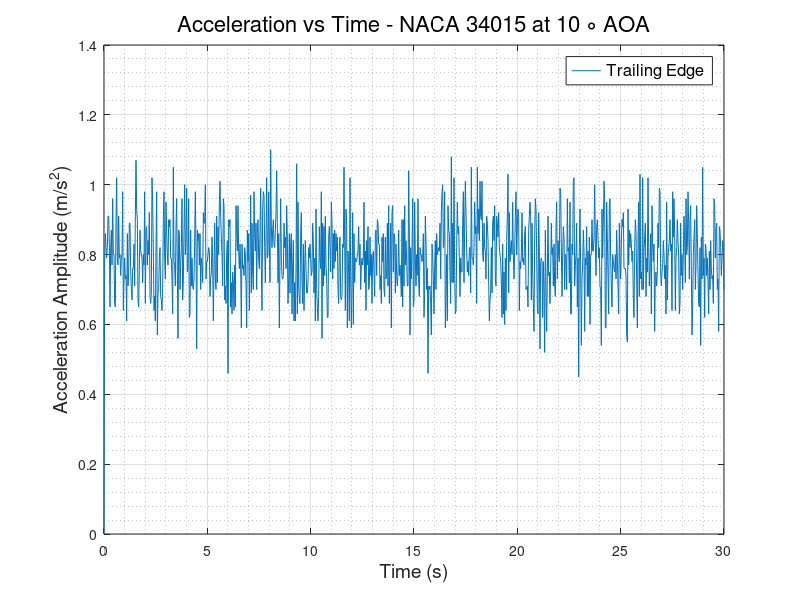
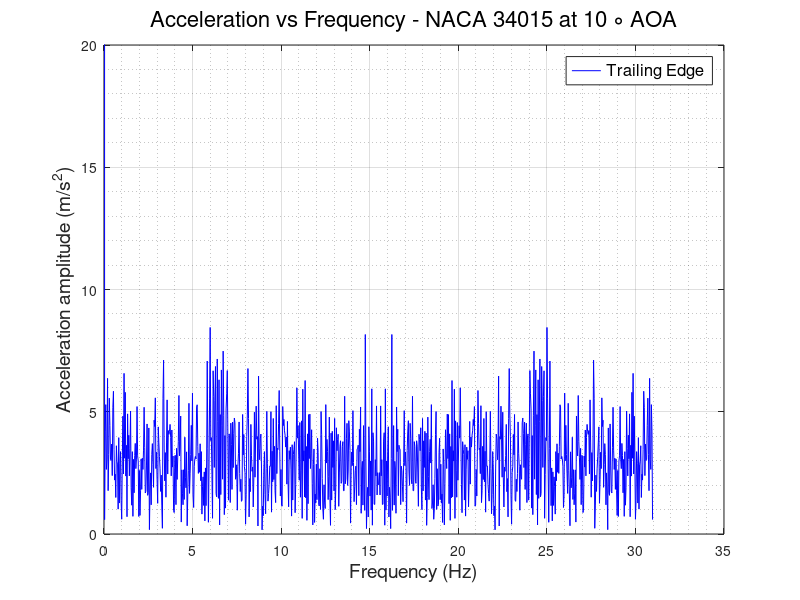

Recreate these plots in MATLAB, in order.
clc
clear
close all
%% READING ACCELEROMETER DATA and defining Variables
                      % TRAILING EDGE %
data   = xlsread('TE_500rpm.csv');
TE_time   = data(:,1);
TE_X_acc  = data(:,2);
TE_Y_acc  = data(:,3);
TE_Z_acc  = data(:,4);
TE_R_acc  = sqrt(TE_X_acc.^2 + TE_Y_acc.^2 + TE_Z_acc.^2);
% plot(TE_time,TE_R_acc)
N      = numel(TE_time);
Ts     = abs(diff(TE_time(1:2)));
fs     = 1/Ts;
f_axis = [0:N-1]*fs/N;
A_freq_TE = fft(TE_Z_acc);
figure(1)
plot(TE_time, TE_Z_acc)
grid on
grid minor
xlabel('Time (s)','FontSize',14,'FontWeight','normal')
ylabel('Acceleration Amplitude (m/s^2)','FontSize',14,'FontWeight','normal')
legend ('Trailing Edge','FontSize',12,'FontWeight','normal')
title('Acceleration vs Time - NACA 34015 at 10 \circ AOA','FontSize',16,'FontWeight','normal')
% ylim([0.5 2])
figure(2)
plot(f_axis,abs(A_freq_TE),'-b','LineWidth',0.5)
grid on 
grid minor
ylabel('Acceleration amplitude (m/s^2)','FontSize',14,'FontWeight','normal')
xlabel('Frequency (Hz)','FontSize',14,'FontWeight','normal')
ylim([0 20])
legend ('Trailing Edge','FontSize',12,'FontWeight','normal')
title('Acceleration vs Frequency - NACA 34015 at 10 \circ AOA','FontSize',16,'FontWeight','normal')
